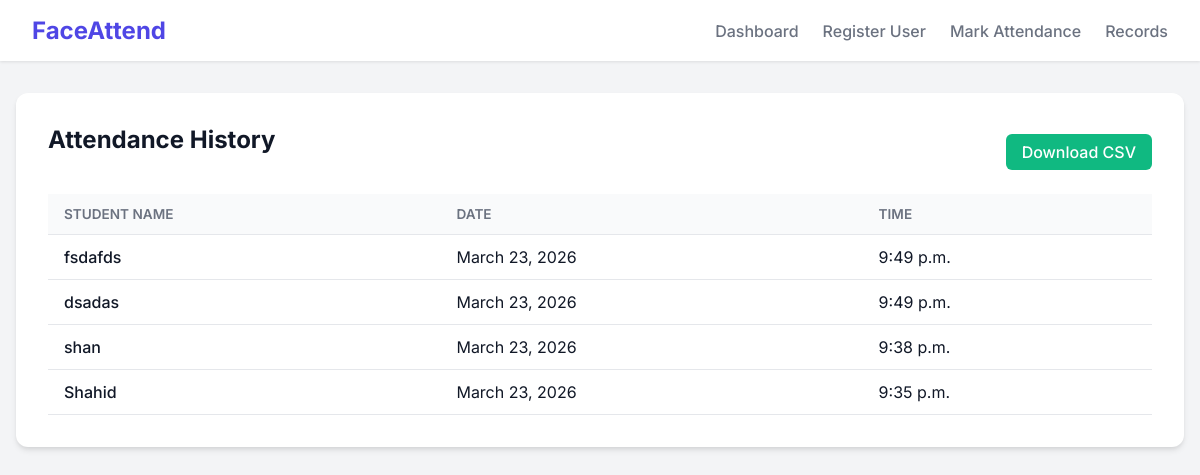
Before: /history/ with the older database file.
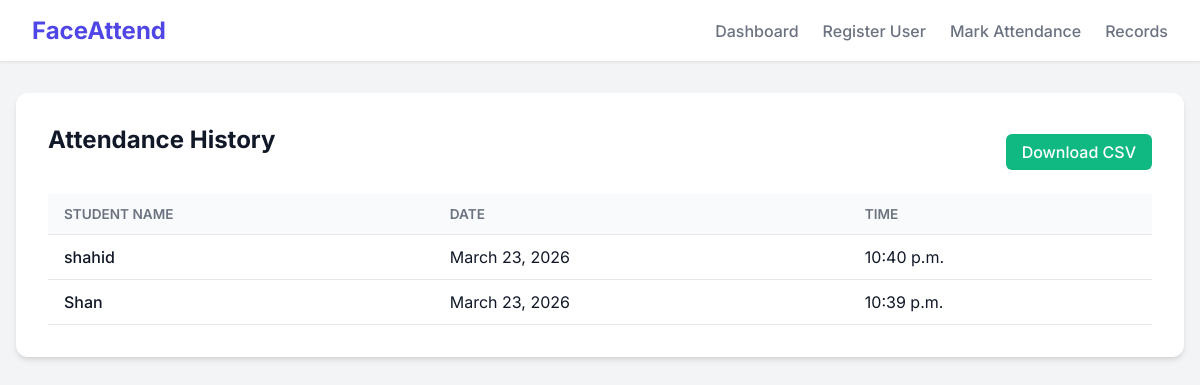
After: the same page with the newer database file.
### attendance/models.py (models this page shows, shortened)
class Attendance(models.Model):
    student = models.ForeignKey(Student, on_delete=models.CASCADE)
    date = models.DateField(auto_now_add=True)
    time = models.TimeField(auto_now_add=True)
    class Meta:
        unique_together = ('student', 'date')  # One attendance per day

class Student(models.Model):
    name = models.CharField(max_length=255)
    face_encoding = models.TextField()
    created_at = models.DateTimeField(auto_now_add=True)

### attendance/views.py (the view)
# urls.py: path('history/', views.history, name='history'),
def history(request):
    attendance_records = Attendance.objects.select_related('student').order_by('-date', '-time')
    return render(request, 'attendance/history.html', {'records': attendance_records})

### templates/attendance/history.html
{% extends 'base.html' %}
{% block content %}
<div class="card">
    <div style="display: flex; justify-content: space-between; align-items: center; margin-bottom: 1rem;">
        <h2>Attendance History</h2>
        <a href="{% url 'export_csv' %}" class="btn btn-secondary">Download CSV</a>
    </div>
    {% if records %}
    <table>
        <thead>
            <tr>
                <th>Student Name</th>
                <th>Date</th>
                <th>Time</th>
            </tr>
        </thead>
        <tbody>
            {% for record in records %}
            <tr>
                <td style="font-weight: 500;">{{ record.student.name }}</td>
                <td>{{ record.date }}</td>
                <td>{{ record.time }}</td>
            </tr>
            {% endfor %}
        </tbody>
    </table>
    {% else %}
    <p style="color: var(--text-light); text-align: center; padding: 2rem 0;">No attendance records available.</p>
    {% endif %}
</div>
{% endblock %}

Changed rows visible on the page:
removed Attendance: student.name "fsdafds", date "March 23, 2026", time "9:49 p.m."
removed Attendance: student.name "dsadas", date "March 23, 2026", time "9:49 p.m."
changed Attendance: student.name "shan" → "shahid"; time "9:38 p.m." → "10:40 p.m."
changed Attendance: student.name "Shahid" → "Shan"; time "9:35 p.m." → "10:39 p.m."
